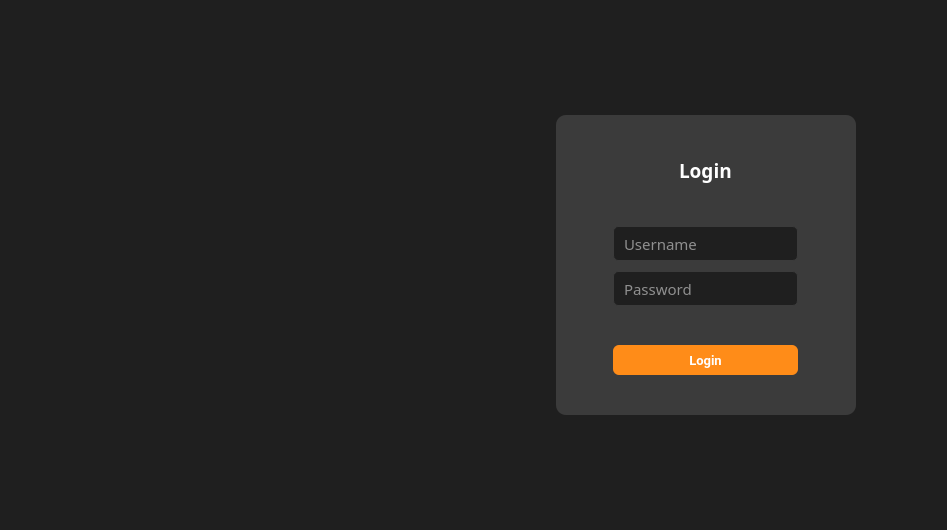
<?xml version="1.0" encoding="UTF-8"?>
<ui version="4.0">
 <class>MainWindow</class>
 <widget class="QMainWindow" name="MainWindow">
  <property name="geometry">
   <rect>
    <x>0</x>
    <y>0</y>
    <width>947</width>
    <height>530</height>
   </rect>
  </property>
  <property name="windowTitle">
   <string>MainWindow</string>
  </property>
  <property name="styleSheet">
   <string notr="true">QWidget{
	background-color:#1F1F1F;
	
}</string>
  </property>
  <widget class="QWidget" name="centralwidget">
   <layout class="QHBoxLayout" name="horizontalLayout">
    <property name="spacing">
     <number>6</number>
    </property>
    <property name="rightMargin">
     <number>50</number>
    </property>
    <item>
     <widget class="QWidget" name="rightWidget" native="true"/>
    </item>
    <item>
     <widget class="QWidget" name="widget" native="true">
      <property name="minimumSize">
       <size>
        <width>500</width>
        <height>0</height>
       </size>
      </property>
      <layout class="QVBoxLayout" name="verticalLayout_4">
       <item>
        <widget class="QPushButton" name="pushButton">
         <property name="styleSheet">
          <string notr="true">border:none;</string>
         </property>
         <property name="text">
          <string/>
         </property>
         <property name="icon">
          <iconset>
           <normaloff>:/iCons/icons/CoffitoLogo (2).png</normaloff>:/iCons/icons/CoffitoLogo (2).png</iconset>
         </property>
         <property name="iconSize">
          <size>
           <width>400</width>
           <height>400</height>
          </size>
         </property>
        </widget>
       </item>
      </layout>
     </widget>
    </item>
    <item alignment="Qt::AlignmentFlag::AlignRight">
     <widget class="QWidget" name="widget_2" native="true">
      <property name="minimumSize">
       <size>
        <width>350</width>
        <height>494</height>
       </size>
      </property>
      <layout class="QVBoxLayout" name="verticalLayout">
       <item>
        <spacer name="verticalSpacer">
         <property name="orientation">
          <enum>Qt::Orientation::Vertical</enum>
         </property>
         <property name="sizeHint" stdset="0">
          <size>
           <width>20</width>
           <height>90</height>
          </size>
         </property>
        </spacer>
       </item>
       <item alignment="Qt::AlignmentFlag::AlignHCenter|Qt::AlignmentFlag::AlignVCenter">
        <widget class="QWidget" name="widget_3" native="true">
         <property name="sizePolicy">
          <sizepolicy hsizetype="Expanding" vsizetype="Preferred">
           <horstretch>0</horstretch>
           <verstretch>0</verstretch>
          </sizepolicy>
         </property>
         <property name="minimumSize">
          <size>
           <width>300</width>
           <height>300</height>
          </size>
         </property>
         <property name="styleSheet">
          <string notr="true">QWidget{
	background-color:rgb(59,59,59);
	border-radius:10px;
}</string>
         </property>
         <layout class="QVBoxLayout" name="verticalLayout_3">
          <item>
           <spacer name="verticalSpacer_3">
            <property name="orientation">
             <enum>Qt::Orientation::Vertical</enum>
            </property>
            <property name="sizeHint" stdset="0">
             <size>
              <width>20</width>
              <height>25</height>
             </size>
            </property>
           </spacer>
          </item>
          <item alignment="Qt::AlignmentFlag::AlignHCenter">
           <widget class="QLabel" name="dashboardTxt">
            <property name="font">
             <font>
              <family>Poppins SemiBold</family>
              <pointsize>14</pointsize>
              <bold>true</bold>
             </font>
            </property>
            <property name="styleSheet">
             <string notr="true">QLabel{
	color:white;
	text-align:center;
}</string>
            </property>
            <property name="text">
             <string>Login</string>
            </property>
           </widget>
          </item>
          <item>
           <spacer name="verticalSpacer_4">
            <property name="orientation">
             <enum>Qt::Orientation::Vertical</enum>
            </property>
            <property name="sizeHint" stdset="0">
             <size>
              <width>20</width>
              <height>25</height>
             </size>
            </property>
           </spacer>
          </item>
          <item>
           <layout class="QVBoxLayout" name="verticalLayout_2">
            <property name="spacing">
             <number>10</number>
            </property>
            <item alignment="Qt::AlignmentFlag::AlignHCenter">
             <widget class="QLineEdit" name="lineEdit_7">
              <property name="sizePolicy">
               <sizepolicy hsizetype="Fixed" vsizetype="Fixed">
                <horstretch>0</horstretch>
                <verstretch>0</verstretch>
               </sizepolicy>
              </property>
              <property name="minimumSize">
               <size>
                <width>185</width>
                <height>35</height>
               </size>
              </property>
              <property name="maximumSize">
               <size>
                <width>16777215</width>
                <height>30</height>
               </size>
              </property>
              <property name="font">
               <font>
                <family>Poppins Medium</family>
                <pointsize>11</pointsize>
               </font>
              </property>
              <property name="styleSheet">
               <string notr="true">QLineEdit {
    background-color: #1F1F1F;
    border: 1px solid #3B3B3B;
    border-radius: 5px;
    padding: 8px;
    color: white;
}

QLineEdit:focus {
    border-color: #FF8C18; /* Change border color when line edit is focused */
}

QLineEdit::placeholder {
    color: #808080; /* Placeholder text color */
}

QLineEdit::hover {
    background-color: #272727; /* Change background color on hover */
}
</string>
              </property>
              <property name="placeholderText">
               <string>Username</string>
              </property>
             </widget>
            </item>
            <item alignment="Qt::AlignmentFlag::AlignHCenter">
             <widget class="QLineEdit" name="lineEdit_8">
              <property name="sizePolicy">
               <sizepolicy hsizetype="Fixed" vsizetype="Fixed">
                <horstretch>0</horstretch>
                <verstretch>0</verstretch>
               </sizepolicy>
              </property>
              <property name="minimumSize">
               <size>
                <width>185</width>
                <height>35</height>
               </size>
              </property>
              <property name="maximumSize">
               <size>
                <width>16777215</width>
                <height>30</height>
               </size>
              </property>
              <property name="font">
               <font>
                <family>Poppins Medium</family>
                <pointsize>11</pointsize>
               </font>
              </property>
              <property name="styleSheet">
               <string notr="true">QLineEdit {
    background-color: #1F1F1F;
    border: 1px solid #3B3B3B;
    border-radius: 5px;
    padding: 8px;
    color: white;
}

QLineEdit:focus {
    border-color: #FF8C18; /* Change border color when line edit is focused */
}

QLineEdit::placeholder {
    color: #808080; /* Placeholder text color */
}

QLineEdit::hover {
    background-color: #272727; /* Change background color on hover */
}
</string>
              </property>
              <property name="placeholderText">
               <string>Password</string>
              </property>
             </widget>
            </item>
           </layout>
          </item>
          <item>
           <spacer name="verticalSpacer_6">
            <property name="orientation">
             <enum>Qt::Orientation::Vertical</enum>
            </property>
            <property name="sizeHint" stdset="0">
             <size>
              <width>20</width>
              <height>24</height>
             </size>
            </property>
           </spacer>
          </item>
          <item alignment="Qt::AlignmentFlag::AlignHCenter">
           <widget class="QPushButton" name="loginButton_2">
            <property name="minimumSize">
             <size>
              <width>185</width>
              <height>30</height>
             </size>
            </property>
            <property name="maximumSize">
             <size>
              <width>150</width>
              <height>25</height>
             </size>
            </property>
            <property name="font">
             <font>
              <family>Roboto</family>
              <pointsize>10</pointsize>
              <bold>true</bold>
             </font>
            </property>
            <property name="styleSheet">
             <string notr="true">QPushButton {
    padding: 6px 14px;
    font-family: &quot;Roboto&quot;, sans-serif;
    border-radius: 6px;
    border: none;
    color: white;
    background: #FF8C18;
    box-shadow: 0px 0.5px 1.5px rgba(54, 122, 246, 0.25), inset 0px 0.8px 0px -0.25px rgba(255, 255, 255, 0.2);
    user-select: none;
    -webkit-user-select: none;
    touch-action: manipulation;
    transition: background-color 0.2s, box-shadow 0.2s; 
}
QPushButton::pressed {
    background-color: #B7B7B7;
    box-shadow: 0px 1px 2px rgba(0, 0, 0, 0.5) inset;
	color:black;
}
QPushButton:hover {
    background-color: #FFA54E; 
}</string>
            </property>
            <property name="text">
             <string>Login</string>
            </property>
            <property name="checkable">
             <bool>true</bool>
            </property>
            <property name="autoExclusive">
             <bool>false</bool>
            </property>
           </widget>
          </item>
          <item>
           <spacer name="verticalSpacer_7">
            <property name="orientation">
             <enum>Qt::Orientation::Vertical</enum>
            </property>
            <property name="sizeHint" stdset="0">
             <size>
              <width>20</width>
              <height>25</height>
             </size>
            </property>
           </spacer>
          </item>
         </layout>
        </widget>
       </item>
       <item>
        <spacer name="verticalSpacer_2">
         <property name="orientation">
          <enum>Qt::Orientation::Vertical</enum>
         </property>
         <property name="sizeHint" stdset="0">
          <size>
           <width>20</width>
           <height>90</height>
          </size>
         </property>
        </spacer>
       </item>
      </layout>
     </widget>
    </item>
    <item>
     <widget class="QWidget" name="widget_5" native="true"/>
    </item>
   </layout>
  </widget>
 </widget>
 <resources>
  <include location="resource1_rc.qrc"/>
  <include location="main_resource.qrc"/>
 </resources>
 <connections/>
</ui>
